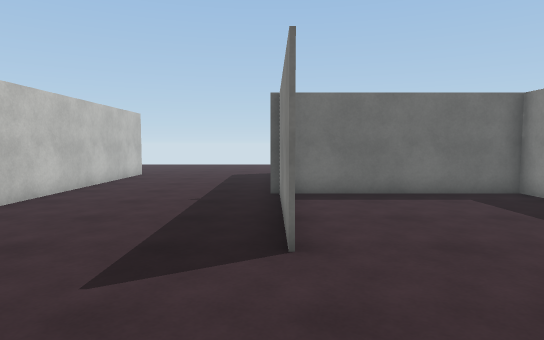
[1] (above)

15 first-person views from a walk through a scene from a Unity 3-D project. The camera is 1.4 m above the floor, tilts 4° down and sees 75° across. The floor is counted in squares, 1 m on a side. Each view is taken from the middle of a square. On the plan, view 1 faces up. The plan holds only what a view shows up to about 15 squares ahead; the rest is blank. The place goes on beyond the plan. The player character is not drawn. Surface patterns are stand-ins for the level's own textures.

[2]
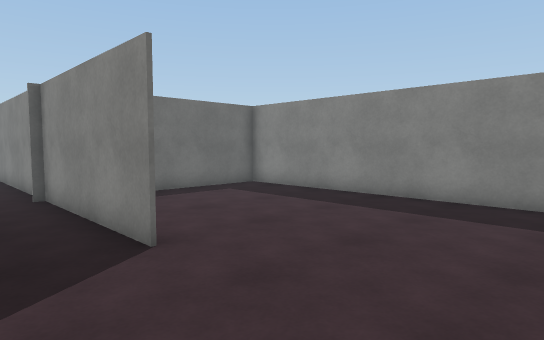

[3]
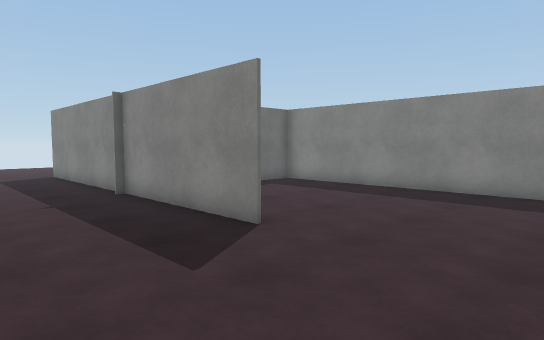

[4]
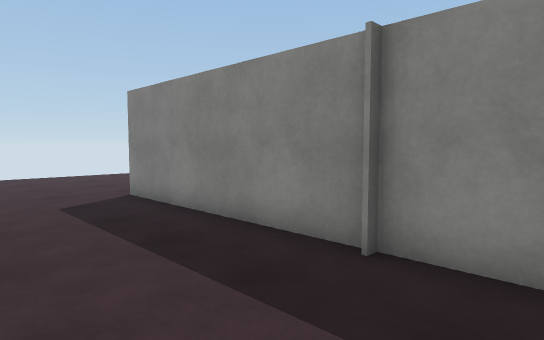

[5]
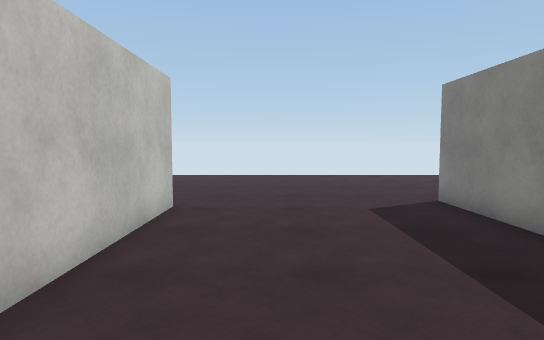

[6]
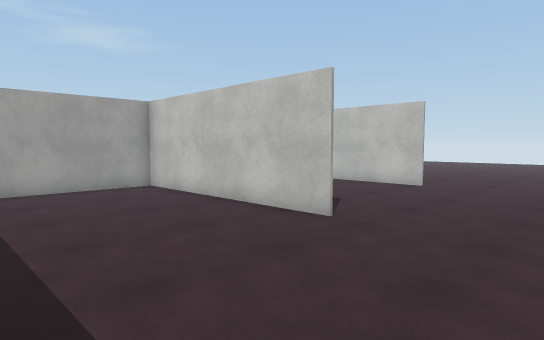

[7]
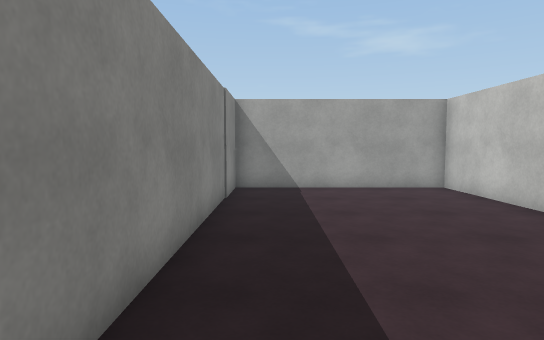

[8]
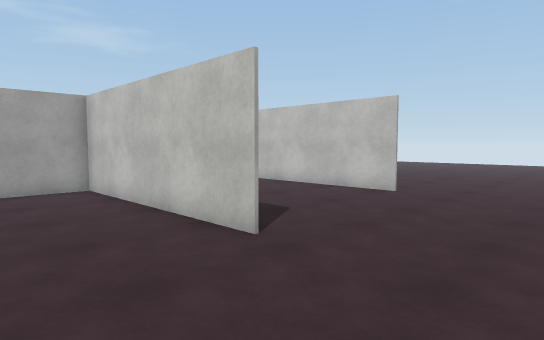

[9]
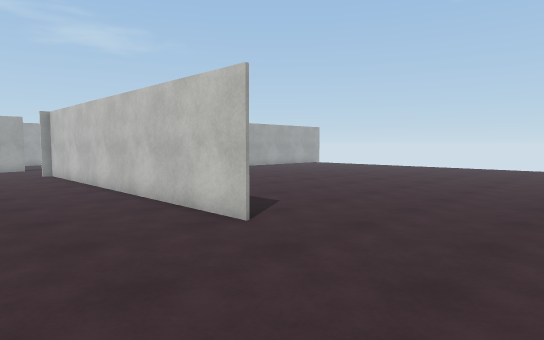

[10]
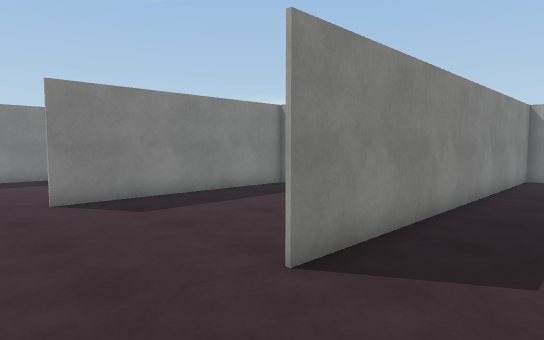

[11]
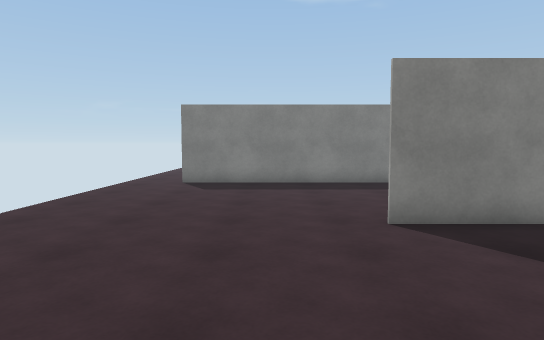

[12]
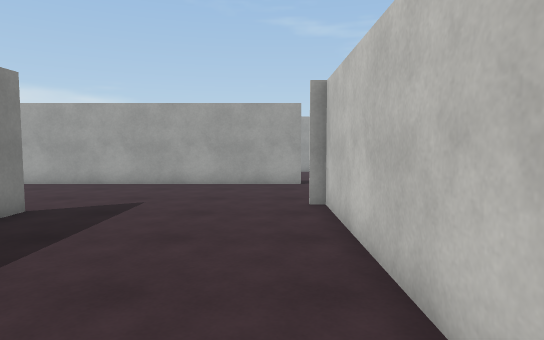

[13]
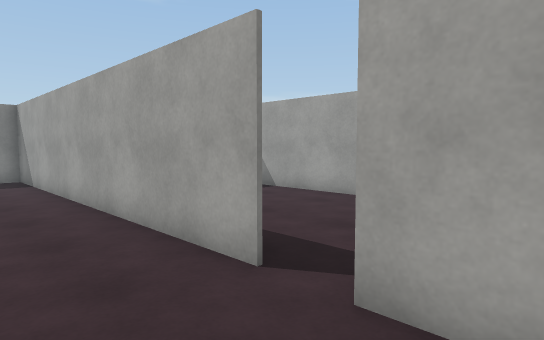

[14]
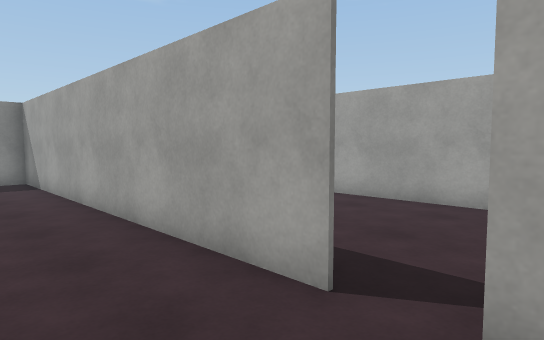

[15]
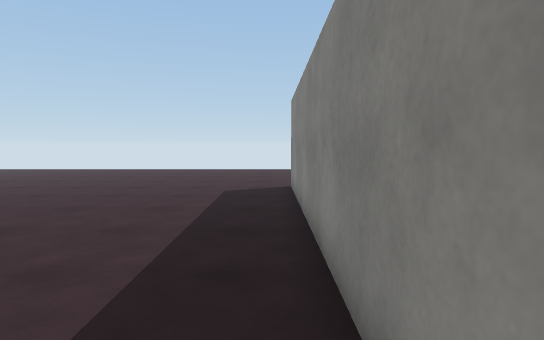

### Floor plan
Points are (right, up) in squares from view 1. A wall is a line through its corners. A room is listed if a view was taken in it or the views show most of it. See-through windows are left out.
Room 1 (views 1, 2, 3, 4, 5, 6, 7, 8, 9, 10, 11, 12, 13, 14, 15)
walls: (-0.1, 10.3) (7.2, 10.3) (0.6, 10.3); (0.2, 4.5) (0.2, 18); (0.3, 18) (0.3, 10.3); (-6.3, 17.1) (-6.3, 3.6); (-6.4, 3.6) (-6.4, 17.1); (-6.9, 3.7) (-5.9, 3.7); (-6.1, -0.7) (7.2, -0.7) (7.2, 22.5); (-8.8, -0.7) (-7.3, -0.7)
ways out: opening at (-7, -1); gap at (-6, -1)

Where each view was taken, in squares from view 1:
view 1: 0 up, 0 right, facing up
view 2: 0 up, 2 left, facing up-right
view 3: 0 up, 4 left, facing up-right
view 4: 8 up, 4 left, facing up-right
view 5: 9 up, 4 left, facing up
view 6: 22 up, 6 right, facing down-left
view 7: 22 up, 6 right, facing down
view 8: 22 up, 4 right, facing down-left
view 9: 22 up, 2 left, facing down-left
view 10: 20 up, 9 left, facing down-right
view 11: 20 up, 6 left, facing right
view 12: 12 up, 5 left, facing down
view 13: 2 up, 9 left, facing down-right
view 14: 2 up, 8 left, facing down-right
view 15: 5 up, 7 left, facing up
